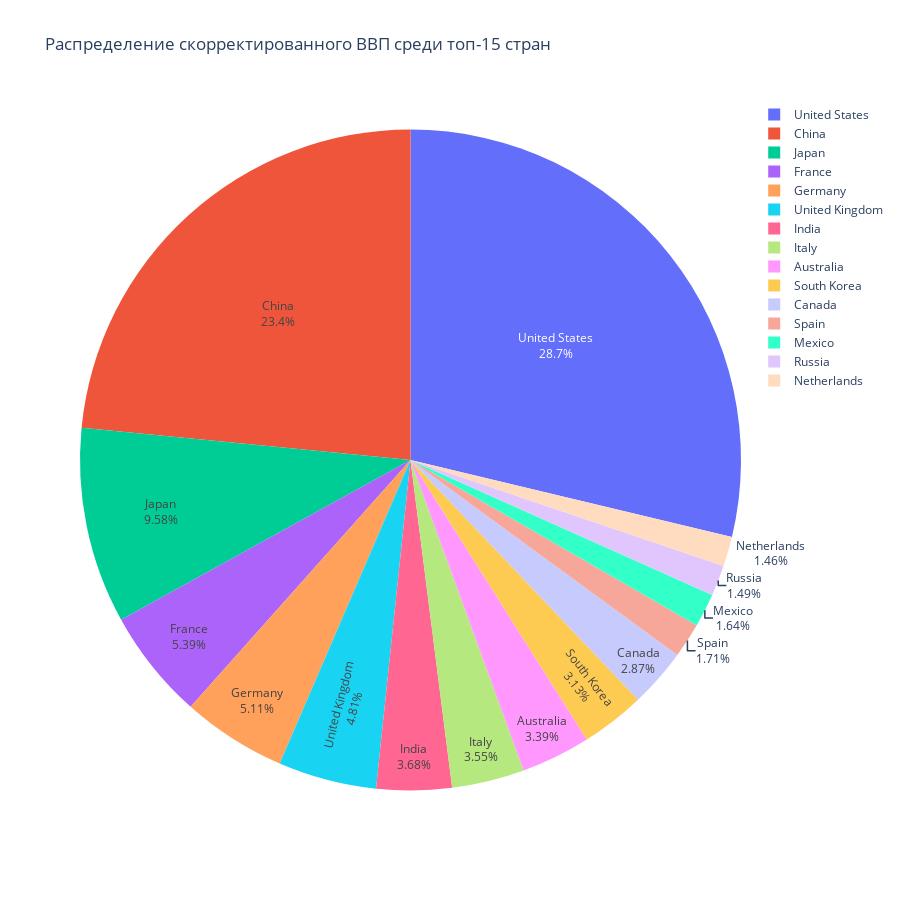

The cell this chart's notebook holds for it:
### Markdown cell above
Самая низкая продолжительность жизни, как и ожидалось, наблюдается в бедных африканских странах (практически все страны из топ-15 аутсайдеров расположены в Африке), хотя у них довольно хороший климат и низкая стоимость жизни, но видимо экономические факторы имеют куда больший вес))

### Code cell
df_gdp: pd.DataFrame = quality_life.sort_values(by='Corrected_GDP', ascending=False).head(15)

fig = go.Figure()

fig.add_trace(go.Pie(
    labels = df_gdp['Country'],
    values = df_gdp['Corrected_GDP'],
    textinfo = 'percent+label'
))

fig.update_layout(
    title = "Распределение скорректированного ВВП среди топ-15 стран",
    width = 900,
    height = 900
)
fig.show()

### Figure 1 — Plotly figure (JSON) as saved in the notebook; plotly's stock layout.template omitted (floating-point values rounded to 4 significant figures)
{"data": [{"labels": ["United States", "China", "Japan", "France", "Germany", "United Kingdom", "India", "Italy", "Australia", "South Korea", "Canada", "Spain", "Mexico", "Russia", "Netherlands"], "textinfo": "percent+label", "type": "pie", "values": [359900.0, 293600.0, 120000.0, 67540.0, 63960.0, 60300.0, 46040.0, 44440.0, 42480.0, 39230.0, 35950.0, 21450.0, 20560.0, 18670.0, 18320.0]}], "layout": {"height": 900, "title": {"text": "Распределение скорректированного ВВП среди топ-15 стран"}, "width": 900}}
